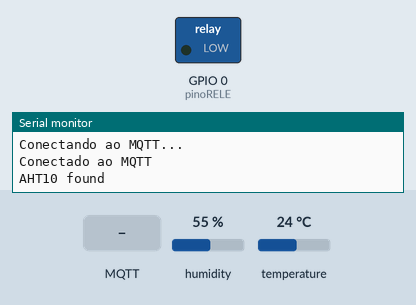
Recording of a sketch running on a simulated ESP32-C3. Shown: switched loads named in the sketch (green lamp = pin HIGH), the last lines printed to the serial monitor. The test bench sets the inputs (shaded band); at power-on: humidity 55 %, temperature 24 °C. WiFi joins after 1.5 s; servers stay silent unless stated; no MQTT or app messages arrive unless stated.

Above: at 3.2 s.
3.3 s: MQTT message "1" arrives on the first subscribed topic
At 4.3 s:
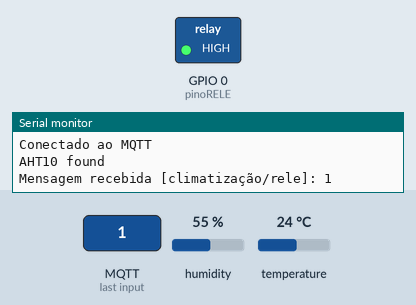
5.2 s: MQTT message "0" arrives on the first subscribed topic
At 6.0 s:
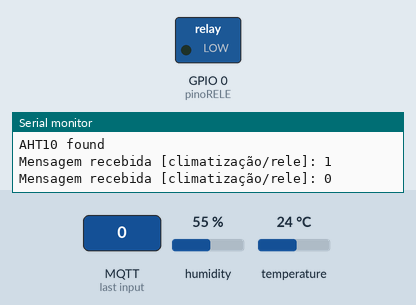
Timing chart, 0 to 8.2 s (numbered marks = the images above; inputs shaded):
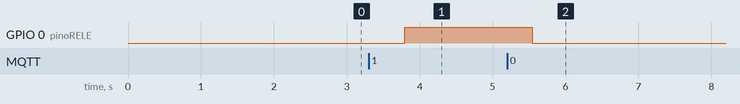

The sketch:

Climatizacao_Sketch.ino
```cpp
//Arquivo main do Arduino onde todas as funções são chamadas e o serial é iniciado
#include "wifi_manager.h"
#include "mqtt_manager.h"
#include "temperature_sensor.h"

const int pinoRELE = 0;

void setup() {
  pinMode(pinoRELE, OUTPUT);
  Serial.begin(115200);
  connectToWiFi();
  setupMQTT();
  init_Temp();
}

void loop() {
  mqttLoop();
  readAndPublishTemp();
}
```

mqtt_callback.cpp
```cpp
// Mensagens do MQTT são recebidas aqui, nossas mensagens são de texto simples a
// função callback aqui lé a mensagem e a reescreve na variável message que é
// uma string. E a imprime para debug.
#include "mqtt_callback.h"

const int pinoRELE = 0;

void callback(char *topic, byte *payload, unsigned int length) {
  String message = "";
  for (unsigned int i = 0; i < length; i++) {
    message += (char)payload[i];
  }

  Serial.print("Mensagem recebida [");
  Serial.print(topic);
  Serial.print("]: ");
  Serial.println(message);

  if (strcmp(topic, "climatização/rele") == 0) {
    if (message == "1") {
      digitalWrite(pinoRELE, HIGH);
    } else if (message == "0") {
      digitalWrite(pinoRELE, LOW);
    }
  }
}
```

mqtt_callback.h
```cpp
// As funções callback são definidas nesse cabeçalho
#include "Arduino.h"
#include "mqtt_manager.h"

#pragma once

void callback(char *topic, byte *payload, unsigned int length);
```

mqtt_manager.cpp
```cpp
// A conexão com o cliente MQTT é feita aqui, a inscrição de tópicos de leitura
// é feita aqui.
#include "mqtt_manager.h"

const char *mqtt_server = "192.168.88.253";
const char *mqtt_user = "mosquito";
const char *mqtt_password = "12345";

WiFiClient espClient;
PubSubClient client(espClient);

void setupMQTT() {
  client.setServer(mqtt_server, 1883);
  client.setCallback(callback);

  while (!client.connected()) {
    Serial.println("Conectando ao MQTT...");
    if (client.connect("ESP32Client2", mqtt_user, mqtt_password)) {
      Serial.println("Conectado ao MQTT");
      client.subscribe("climatização/rele");

    } else {
      Serial.print("Falha, rc=");
      Serial.print(client.state());
      delay(5000);
    }
  }
}

void mqttLoop() { client.loop(); }
```

mqtt_manager.h
```cpp
// As funções do mqtt são definidas nesse cabeçalho
#pragma once
#include "PubSubClient.h"
#include "WiFi.h"
#include "mqtt_callback.h"

extern PubSubClient client;
void setupMQTT();
void mqttLoop();
```

temperature_sensor.cpp
```cpp
// As medições de temperatura e humidade são feitas aqui a publicação para o HA
// também é feita aqui.
#include "temperature_sensor.h"

Adafruit_AHT10 aht;

void init_Temp() {

  if (!aht.begin()) {
    Serial.println("Could not find AHT10? Check wiring");
    while (1)
      delay(10);
  }
  Serial.println("AHT10 found");
}

void readAndPublishTemp() {
  sensors_event_t humidity, temp;
  aht.getEvent(&humidity, &temp);
  char tempStr[8], humiStr[8];
  dtostrf(temp.temperature, 1, 2, tempStr);
  dtostrf(humidity.relative_humidity, 1, 2, humiStr);
  client.publish("sensor/humi", humiStr);
  client.publish("sensor/temp", tempStr);

  delay(500);
}
```

temperature_sensor.h
```cpp
// As funções do sensor de temperatura são definidas nesse cabeçalho
#pragma once
#include "Adafruit_AHT10.h"
#include "mqtt_manager.h"

void init_Temp();
void readAndPublishTemp();
```

wifi_manager.cpp
```cpp
// A conexão wifi é feita aqui
#include "wifi_manager.h"

const char *ssid = "HA AP";
const char *password = "12345678";

void connectToWiFi() {
  WiFi.begin(ssid, password);
  while (WiFi.status() != WL_CONNECTED) {
    delay(1000);
    Serial.println("Conectando ao Wi-Fi...");
  }
  Serial.println("Conectado ao Wi-Fi");
}
```

wifi_manager.h
```cpp
// As funções wifi são definidas nesse cabeçalho
#pragma once
#include "WiFi.h"
void connectToWiFi();
```

Measured:
- after the input at 3.3 s, GPIO 0 (pinoRELE): LOW → HIGH after 0.50 s
- after the input at 5.2 s, GPIO 0 (pinoRELE): HIGH → LOW after 0.34 s
